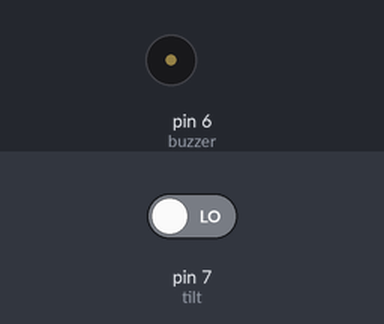
This sketch was run on a simulated Arduino Uno, built with avr-gcc and run on an emulated ATmega328P. On the bench: buzzer (waves = sounding). The test bench sets the inputs (shaded band); at power-on: pin 7 (tilt) LOW.

Above: at 1.2 s.
1.3 s: pin 7 (tilt) driven HIGH
At 1.9 s:
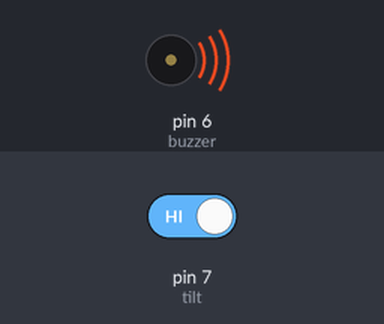
2.8 s: pin 7 (tilt) driven LOW
At 4.6 s:
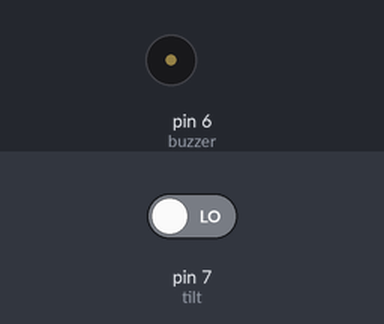
Timing chart, 0 to 6.1 s (numbered marks = the images above; inputs shaded):
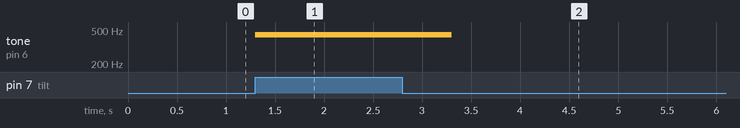

Measured:
- after the input at 1.3 s, tone on pin 6 (buzzer): silent → 440 Hz at once
- after the input at 2.8 s, tone on pin 6 (buzzer): 440 Hz → silent after 0.50 s

The sketch:

Tilt.ino
```cpp
int tilt = 7;
int buzzer = 6;

void setup() {
  pinMode(tilt, INPUT);
}

void loop() {
  if(digitalRead(tilt) == HIGH) {
    tone(buzzer, 440);
    delay(1000);
  }
  else {
    noTone(buzzer);
  }
}
```
